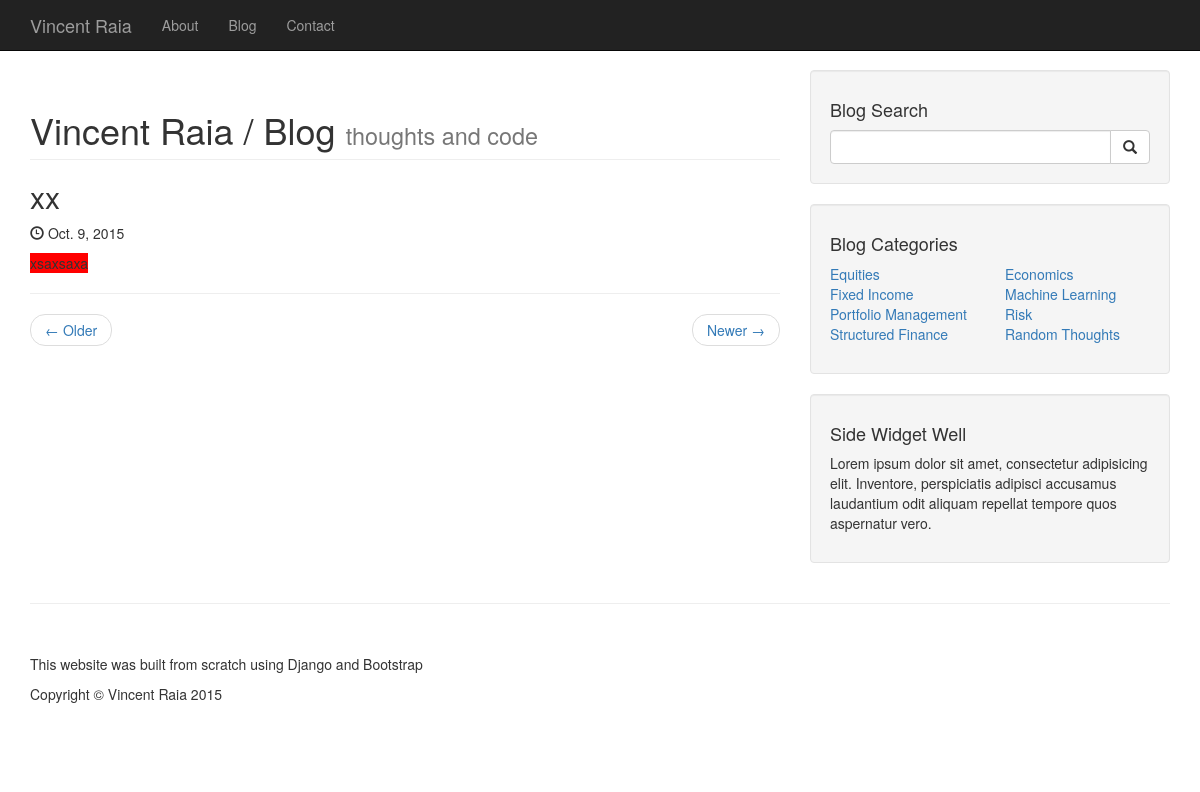
Screenshot of /blog/xx/ with the database file from the repository.
### blog/models.py (models this page shows)
class Post(models.Model):
    title = models.CharField(max_length=255)
    slug = models.SlugField(unique=True, max_length=255)
    description = RichTextField()
    content = RichTextField()
    published = models.BooleanField(default=True)
    created = models.DateTimeField(auto_now_add=True)

### blog/views.py (the view)
# urls.py: url(r'^blog/(?P<slug>[\w\-]+)/$', 'blog.views.post'),
def post(request, slug):
    post = get_object_or_404(Post, slug=slug)
    return render(request, 'blog_post.html', {'post': post})

### templates/blog_post.html
{% extends "blog.html" %}
{% block posts %}
    <h2>
        {{post.title}}
    </h2>
    <p>
        <span class="glyphicon glyphicon-time"></span> <time datetime="{{post.created|date:"c"}}">{{post.created|date}}</time>
    </p>
    <p>
        {{post.content|safe}}
    </p>
    <hr>
{% endblock %}

### static/css/blog-home.css (style rules this page uses)
body { padding-top: 70px; }

### rows the page displays
Post: title "xx", created "Oct. 9, 2015", content "xsaxsaxa"
